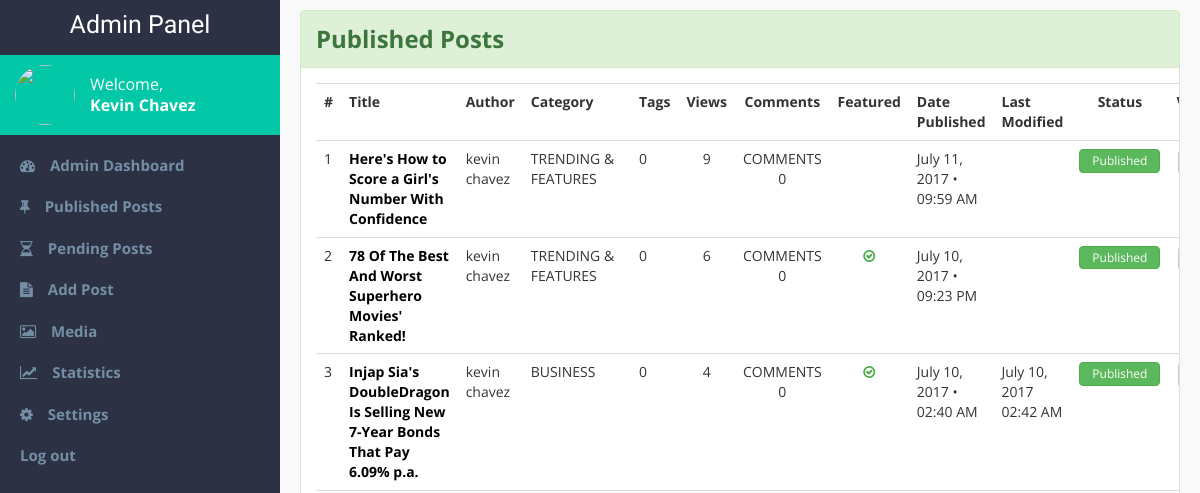
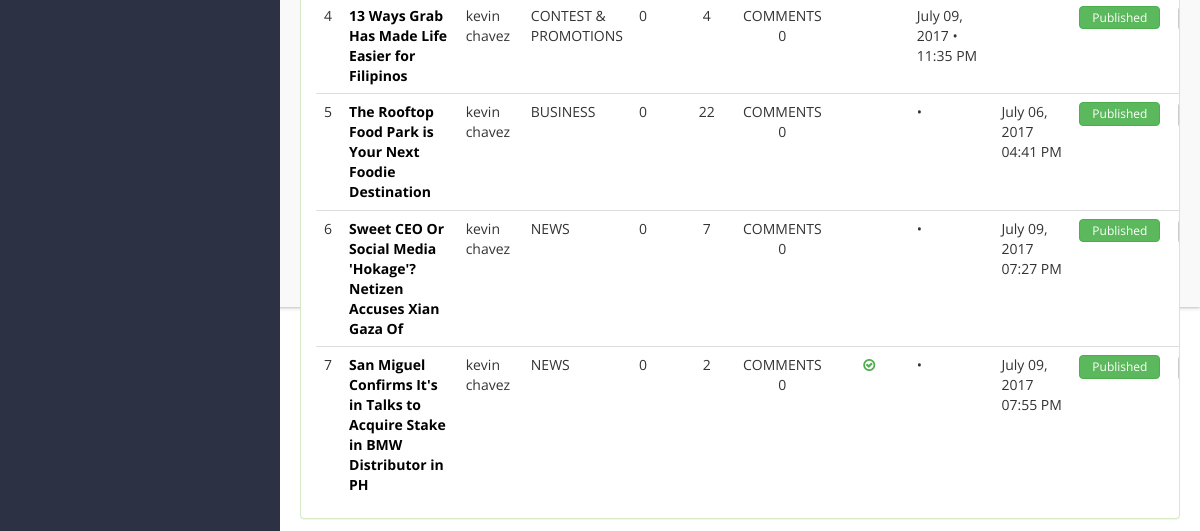
Page /admin-pages/published-posts.php (signed in) on the earlier database version (2 pictures, top to bottom).
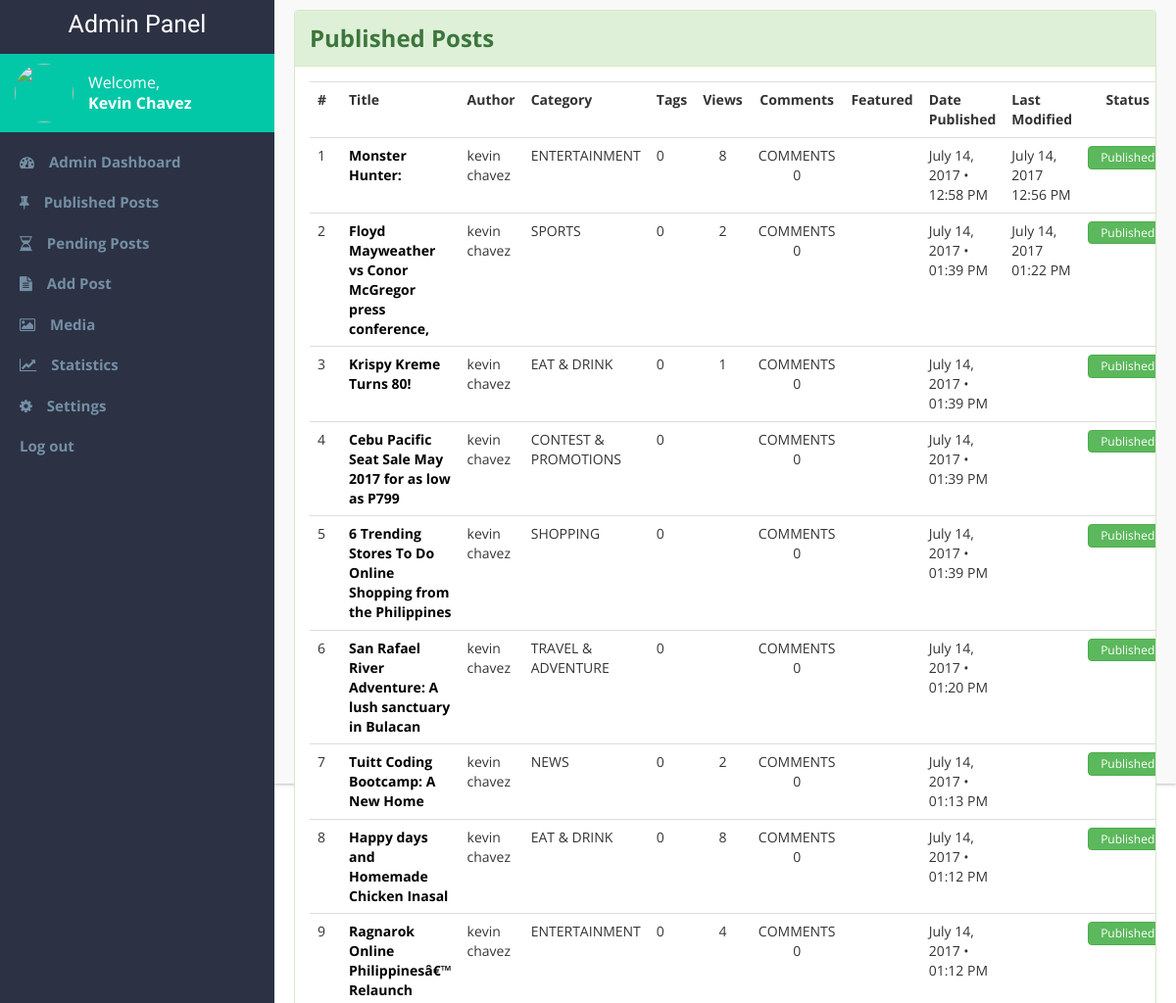
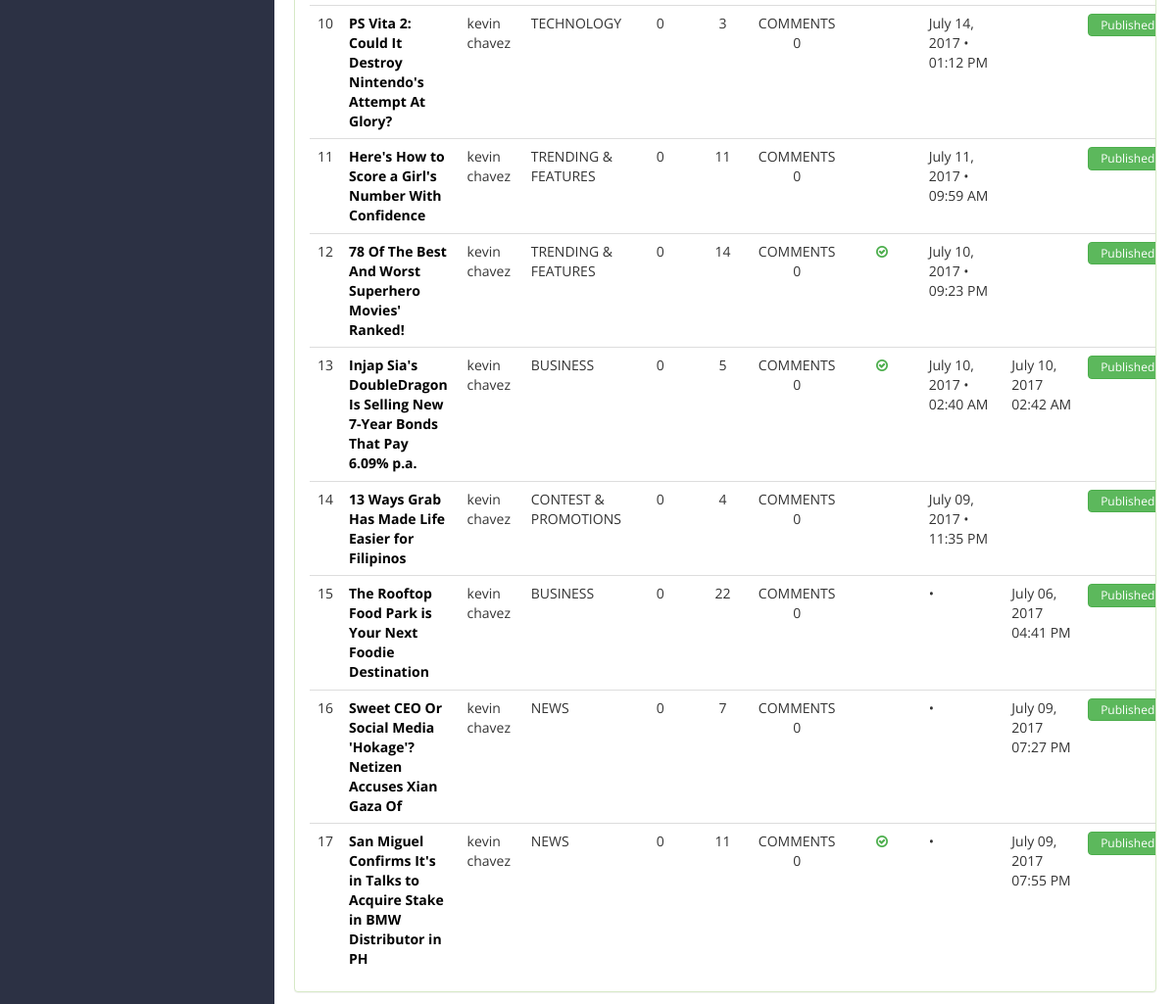
Same page on the later database version (2 pictures, top to bottom).
### tables this page shows
CREATE TABLE `blog_post` (
  `blog_id` int(11) NOT NULL,
  `title` varchar(100) NOT NULL,
  `subheading` varchar(255) DEFAULT NULL,
  `thumbnail` varchar(255) NOT NULL,
  `article` text NOT NULL,
  `author_id` int(11) NOT NULL,
  `date_created` varchar(255) NOT NULL,
  `time_created` varchar(255) NOT NULL,
  `date_published` varchar(255) DEFAULT NULL,
  `time_published` varchar(255) DEFAULT NULL,
  `month_published` varchar(255) DEFAULT NULL,
  `year_published` varchar(255) DEFAULT NULL,
  `featured` tinyint(1) DEFAULT NULL,
  `enabled` tinyint(1) DEFAULT NULL,
  `sponsored` tinyint(1) DEFAULT NULL,
  `recommended` tinyint(1) DEFAULT NULL,
  `comments_count` int(11) DEFAULT NULL,
  `views` int(11) DEFAULT NULL,
  `date_modified` varchar(255) DEFAULT NULL,
  `time_modified` varchar(255) DEFAULT NULL,
  `category_id` int(11) NOT NULL,
  `approved` tinyint(1) NOT NULL,
  `denied` tinyint(1) DEFAULT NULL,
  `admin_remarks` text
);

CREATE TABLE `users` (
  `user_id` int(11) NOT NULL,
  `username` varchar(45) NOT NULL,
  `password` varchar(45) NOT NULL,
  `email` varchar(45) NOT NULL,
  `first_name` varchar(45) NOT NULL,
  `middle_name` varchar(255) NOT NULL,
  `last_name` varchar(45) NOT NULL,
  `gender` varchar(10) NOT NULL,
  `display_pic` varchar(155) DEFAULT NULL,
  `role` varchar(45) NOT NULL
);

CREATE TABLE `blog_categories` (
  `category_id` int(11) NOT NULL,
  `name` varchar(55) NOT NULL,
  `category_desc` varchar(255) DEFAULT NULL
);

### admin-pages/display-published.php (the view, shortened to what this page needs)
<?php
	require $_SERVER['DOCUMENT_ROOT'].'/capstone2/connection.php';
	$sql = "SELECT * FROM blog_post
			JOIN users ON(users.user_id = blog_post.author_id)
			JOIN blog_categories ON(blog_categories.category_id = blog_post.category_id)
			WHERE approved ORDER BY date_published DESC, time_published DESC";
	$result = mysqli_query($con,$sql);
	$count = 1;
		while ($row = mysqli_fetch_assoc($result))
		{
			extract($row);
				$sql1 = "SELECT username from users
						WHERE user_id = '$user_id'";
				$result1 = mysqli_query($con,$sql1);
				$row1 = mysqli_fetch_assoc($result1);
				extract($row1);
				$sql2 = "SELECT name from blog_categories
						WHERE category_id = '$category_id'";
				$result2 = mysqli_query($con,$sql2);
				$row2 = mysqli_fetch_assoc($result2);
				extract($row2);
	$blogID = [];
	$blogID[$count] = $blog_id;
	$postID = $blogID[$count];
	echo "<tr>";
	echo "
		<td>$count</td>
		<td><strong><a href='/capstone2/admin-pages/edit-entry.php?id=$blogID[$count]'>$title</a></strong></td>
		<td>$first_name $last_name</td>
		<td>$name</td>
		<td>0</td>
		<td class='center-text'>$views</td>
		<td class='center-text'>COMMENTS 0</td>
		";
		if ($featured == 1) {
			echo "
			<td class='center-text'><i class='fa fa-check-circle-o'></i></td>";
		} elseif ($featured == 0) {
			echo "
			<td class='center-text'></td>";
		}
		echo "
		<td>$date_published • $time_published</td>
		<td>$date_modified $time_modified</td>
		";
		if ($approved == 1) {
			echo "
			<td class='center-text'>
				<button type='button' class='btn btn-success'>Published</button>
			</td>";
		}
		echo "	<td class='center-text'>
				<a href='/capstone2/viewpost.php?id=$blogID[$count]' target='_blank'>
				<buton class='btn btn-default btn-view' title='View post'><i class='fa fa-eye'></i></button></a>
				</td>
				<td class='center-text'>
					<form class='straight' title='Edit this post'>
					<a href='/capstone2/admin-pages/edit-entry.php?id=$postID'>
						<button type='button' class='btn btn-default btn-view'>
							<i class='fa fa-pencil-square-o'></i>
						</button>
					</a>
					</form>
				</td>
				<td class='center-text'>
					<form class='straight' title='Delete this post'>
					<a data-toggle='modal' data-backdrop='static' href='published-posts.php?#modal-delete$postID'>
						<button id ='delete-post' type='button' class='btn btn-danger btn-view'>
							<i class='fa fa-trash-o'></i>
						</button>
					</a>
					</form>
				</td>
			";
			echo "<tr>";
			$count = $count + 1;
		}
 ?>

Differences in the rows shown:
added blog_post: title "Monster Hunter:", users.first_name "kevin", users.last_name "chavez", category.name "ENTERTAINMENT", views "8", featured 0 (drawn), date_published "July 14, 2017", time_published "12:58 PM", date_modified "July 14, 2017", time_modified "12:56 PM", approved "Published"
added blog_post: title "Floyd Mayweather vs Conor McGregor press conference,", users.first_name "kevin", users.last_name "chavez", category.name "SPORTS", views "2", featured 0 (drawn), date_published "July 14, 2017", time_published "01:39 PM", date_modified "July 14, 2017", time_modified "01:22 PM", approved "Published"
added blog_post: title "Krispy Kreme Turns 80!", users.first_name "kevin", users.last_name "chavez", category.name "EAT & DRINK", views "1", featured 0 (drawn), date_published "July 14, 2017", time_published "01:39 PM", approved "Published"
added blog_post: title "Cebu Pacific Seat Sale May 2017 for as low as P799", users.first_name "kevin", users.last_name "chavez", category.name "CONTEST & PROMOTIONS", featured 0 (drawn), date_published "July 14, 2017", time_published "01:39 PM", approved "Published"
added blog_post: title "6 Trending Stores To Do Online Shopping from the Philippines", users.first_name "kevin", users.last_name "chavez", category.name "SHOPPING", featured 0 (drawn), date_published "July 14, 2017", time_published "01:39 PM", approved "Published"
added blog_post: title "San Rafael River Adventure: A lush sanctuary in Bulacan", users.first_name "kevin", users.last_name "chavez", category.name "TRAVEL & ADVENTURE", featured 0 (drawn), date_published "July 14, 2017", time_published "01:20 PM", approved "Published"
added blog_post: title "Tuitt Coding Bootcamp: A New Home", users.first_name "kevin", users.last_name "chavez", category.name "NEWS", views "2", featured 0 (drawn), date_published "July 14, 2017", time_published "01:13 PM", approved "Published"
now on this page (row edited): blog_post: title "Happy days and Homemade Chicken Inasal", users.first_name "kevin", users.last_name "chavez", category.name "EAT & DRINK", views "8", featured 0 (drawn), date_published "July 14, 2017", time_published "01:12 PM", approved "Published"
added blog_post: title "Ragnarok Online Philippinesâ€™ Relaunch", users.first_name "kevin", users.last_name "chavez", category.name "ENTERTAINMENT", views "4", featured 0 (drawn), date_published "July 14, 2017", time_published "01:12 PM", approved "Published"
added blog_post: title "PS Vita 2: Could It Destroy Nintendo's Attempt At Glory?", users.first_name "kevin", users.last_name "chavez", category.name "TECHNOLOGY", views "3", featured 0 (drawn), date_published "July 14, 2017", time_published "01:12 PM", approved "Published"
changed blog_post "Here's How to Score a Girl's Number With Confidence": views "9" → "11"
changed blog_post "78 Of The Best And Worst Superhero Movies' Ranked!": views "6" → "14"
changed blog_post "Injap Sia's DoubleDragon Is Selling New 7-Year Bonds That Pay 6.09% p.a.": views "4" → "5"
changed blog_post "San Miguel Confirms It's in Talks to Acquire Stake in BMW Distributor in PH": views "2" → "11"
